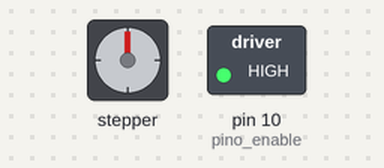
Recording of a sketch running on a simulated Arduino Uno, built with avr-gcc and run on an emulated ATmega328P. On the bench: stepper motor, switched loads named in the sketch (green lamp = pin HIGH). Stepper angles assume 200 steps per turn.

Above: at 0.1 s.
At 1.15 s:
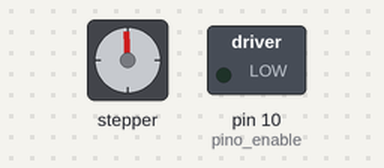
At 20.38 s:
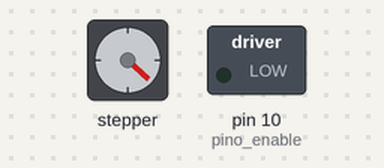
At 39.62 s:
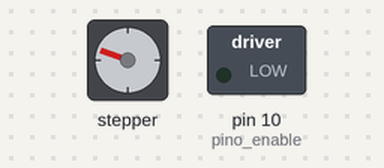
Timing chart, 0 to 40.0 s (numbered marks = the images above):
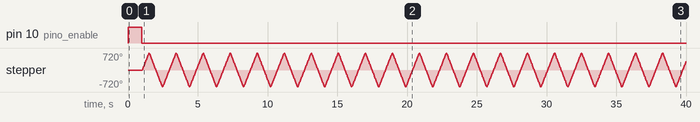

Measured:
- by itself, pin 10 (pino_enable): HIGH → LOW at 1.0 s

The sketch:

Controle_motor_passo.ino
```cpp
// Programa : Driver motor de passo A4988
// Autor : Arduino e Cia

#include <AccelStepper.h>

int velocidade_motor = 1000;
long int aceleracao_motor = 32000;
bool aux = 0;

// Definicao pino ENABLE
int pino_enable = 10;

// Definicao pinos STEP e DIR
AccelStepper motor1(1,7,4 );

void setup()
{
  //Serial.begin(9600);
  pinMode(pino_enable, OUTPUT);
  // Configuracoes iniciais motor de passo
  motor1.setMaxSpeed(velocidade_motor);
  motor1.setSpeed(velocidade_motor);
  motor1.setAcceleration(aceleracao_motor);

    digitalWrite(pino_enable, HIGH);
    delay(1000);

  //Serial.println("Digite 1, 2 ou 3 e clique em ENVIAR...");
}

void loop()  {
  //Desabilita o movimento
  digitalWrite(pino_enable, LOW);

  // Move o motor no sentido horario
  if (aux == 0 && motor1.isRunning() != 1){
    motor1.moveTo(400);
    aux = 1;
  }
  // Move o motor no sentido anti-horario
  if (aux == 1 && motor1.isRunning() != 1)
  {
    motor1.moveTo(-400);
    aux = 0;
  }
  // Comando para acionar o motor no sentido especificado
  motor1.run();
}
```
